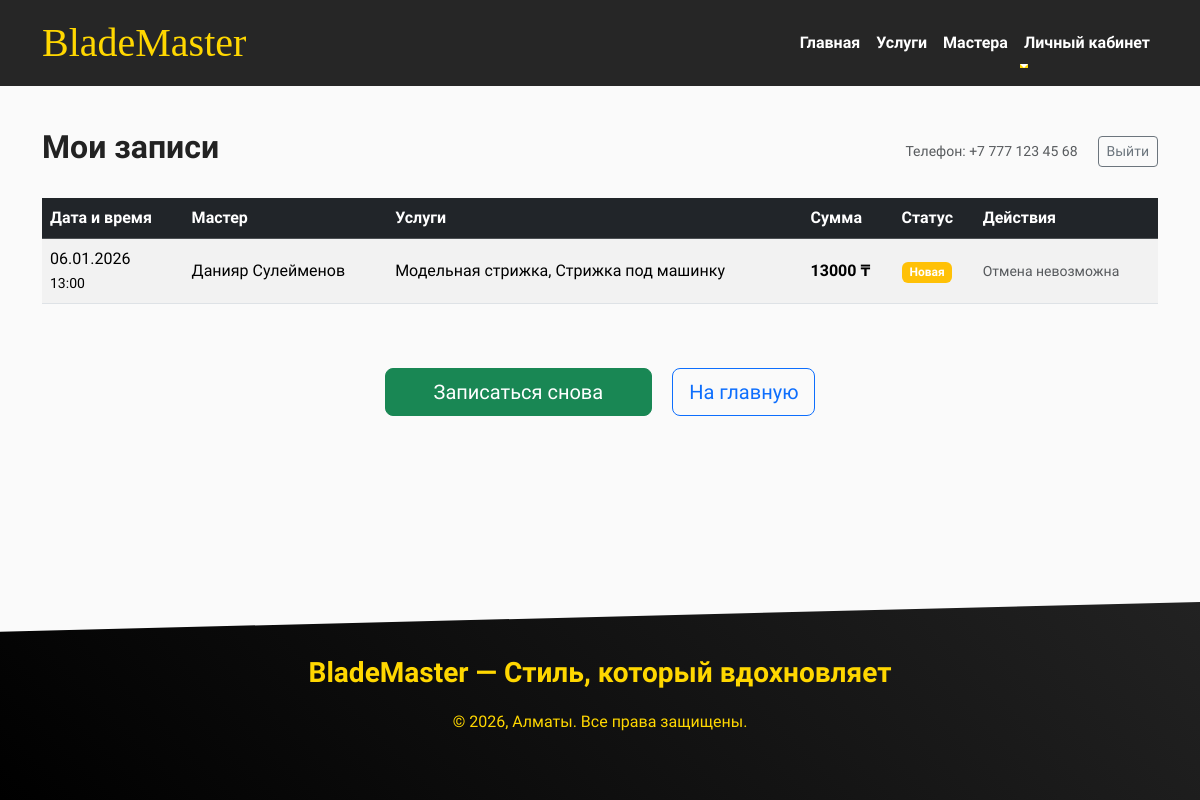
/cabinet/dashboard/ (signed in), run on the app's committed database.
### core/models.py (models this page shows, shortened)
class Appointment(models.Model):
    client_name = models.CharField("Имя клиента", max_length=100)
    client_phone = models.CharField("Телефон клиента", max_length=20)
    client_email = models.EmailField("Email клиента", blank=True, null=True)
    service = models.ManyToManyField(Service, verbose_name="Выбранные услуги")
    master = models.ForeignKey(Master, on_delete=models.CASCADE, verbose_name="Мастер")
    date = models.DateField("Дата записи")
    time = models.TimeField("Время записи")
    status = models.CharField("Статус записи", max_length=20, choices=[
        ('new', 'Новая'),
        ('confirmed', 'Подтверждена'),
        ('completed', 'Выполнена'),
        ('cancelled', 'Отменена'),
        ('no_show', 'Не пришёл'),
    ], default='new')
    created_at = models.DateTimeField("Дата и время создания записи", auto_now_add=True)
    class Meta:
        verbose_name = "Запись"
        verbose_name_plural = "Записи клиентов"
    def total_price(self):
        return sum(service.price for service in self.service.all())

class Master(models.Model):
    full_name = models.CharField("ФИО мастера", max_length=100)
    description = models.TextField("Описание / о себе", blank=True)
    photo = models.ImageField("Фотография мастера", upload_to='masters/', blank=True, null=True)
    class Meta:
        verbose_name = "Мастер"
        verbose_name_plural = "Мастера"

class Service(models.Model):
    name = models.CharField("Название услуги", max_length=100)
    description = models.TextField("Описание услуги", blank=True)
    price = models.DecimalField("Цена (₸)", max_digits=10, decimal_places=0)
    duration = models.IntegerField("Длительность (в минутах)", default=60)
    category = models.CharField("Категория", max_length=50, choices=[
        ('haircut', 'Стрижки'),
        ('beard', 'Бритьё и оформление бороды'),
        ('care', 'Уход'),
        ('complex', 'Комплексные процедуры'),
    ], default='haircut')
    class Meta:
        verbose_name = "Услуга"
        verbose_name_plural = "Услуги"

### core/views.py (the view)
# urls.py: path('cabinet/dashboard/', views.cabinet_dashboard, name='cabinet_dashboard'),
def cabinet_dashboard(request):
    if not request.user.is_authenticated:
        return redirect("cabinet_login")
    try:
        client = request.user.client
    except:
        messages.error(request, "Ошибка профиля.")
        return redirect("cabinet_login")
    appointments = Appointment.objects.filter(client_phone=client.phone).order_by(
        "-date", "-time"
    )
    now = timezone.now()
    for app in appointments:
        if app.status in ["new", "confirmed"]:
            app_datetime = timezone.make_aware(datetime.combine(app.date, app.time))
            if now + timedelta(hours=2) < app_datetime:
                app.can_cancel = True
            else:
                app.can_cancel = False
        else:
            app.can_cancel = False
    return render(
        request,
        "core/cabinet_dashboard.html",
        {
            "appointments": appointments,
        },
    )

### core/templates/core/cabinet_dashboard.html
{% extends 'base.html' %}
{% block content %}
<div class="container my-5">
    <div class="d-flex justify-content-between align-items-center mb-4">
        <h2 class="fw-bold">Мои записи</h2>
        <div>
            <small class="text-muted">Телефон: {{ user.username }}</small>
            <a href="{% url 'cabinet_logout' %}" class="btn btn-outline-secondary btn-sm ms-3">Выйти</a>
        </div>
    </div>
    {% if appointments %}
    <div class="table-responsive">
        <table class="table table-striped table-hover align-middle">
            <thead class="table-dark">
                <tr>
                    <th>Дата и время</th>
                    <th>Мастер</th>
                    <th>Услуги</th>
                    <th>Сумма</th>
                    <th>Статус</th>
                    <th>Действия</th>
                </tr>
            </thead>
            <tbody>
                {% for app in appointments %}
                <tr {% if app.status != 'cancelled' %}onclick="window.location='{% url 'book_success' app.id %}';" style="cursor: pointer;"{% endif %}>
                    <td>{{ app.date|date:"d.m.Y" }}<br><small>{{ app.time|time:"H:i" }}</small></td>
                    <td>{{ app.master.full_name }}</td>
                    <td>
                        {% for service in app.service.all %}
                        {{ service.name }}{% if not forloop.last %}, {% endif %}
                        {% endfor %}
                    </td>
                    <td><strong>{{ app.total_price }} ₸</strong></td>
                    <td>
                        {% if app.status == 'new' %}
                        <span class="badge bg-warning">Новая</span>
                        {% elif app.status == 'confirmed' %}
                        <span class="badge bg-info">Подтверждена</span>
                        {% elif app.status == 'completed' %}
                        <span class="badge bg-success">Выполнена</span>
                        {% elif app.status == 'cancelled' %}
                        <span class="badge bg-danger">Отменена</span>
                        {% elif app.status == 'no_show' %}
                        <span class="badge bg-secondary">Не явился</span>
                        {% endif %}
                    </td>
                    <td onclick="event.stopPropagation();">
                        {% if app.can_cancel %}
                        <a href="{% url 'cabinet_cancel' app.id %}"
                           class="btn btn-sm btn-outline-danger"
                           onclick="return confirm('Отменить запись?')">Отменить</a>
                        {% else %}
                        <small class="text-muted">Отмена невозможна</small>
                        {% endif %}
                    </td>
                </tr>
                {% endfor %}
            </tbody>
        </table>
    </div>
    {% else %}
    <div class="text-center py-5">
        <p class="text-muted fs-4">У вас пока нет записей</p>
        <a href="/services/" class="btn btn-success btn-lg mt-4 px-5">Записаться сейчас</a>
    </div>
    {% endif %}
    <div class="text-center mt-5">
        <a href="/services/" class="btn btn-success btn-lg px-5 me-3">Записаться снова</a>
        <a href="/" class="btn btn-outline-primary btn-lg">На главную</a>
    </div>
</div>
{% endblock %}

### core/templates/base.html (style rules this page uses)
body { font-family: 'Urbanist', sans-serif; background-color: #fafafa; color: #222; overflow-x: hidden; padding-top: 80px; }

### data on the page
Appointment: date "06.01.2026", time "13:00", master.full_name "Данияр Сулейменов", total_price "13000", status "Новая", shows "Отмена невозможна"
Service: name "Модельная стрижка"
Service: name "Стрижка под машинку"

### other printed values
{{ user.username }} "+7 777 123 45 68"
